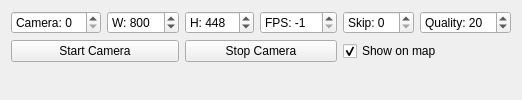
       <widget class="QWidget" name="tab_7">
        <attribute name="icon">
         <iconset resource="resources.qrc">
          <normaloff>:/models/Icons/Google Images-96.png</normaloff>:/models/Icons/Google Images-96.png</iconset>
        </attribute>
        <attribute name="title">
         <string/>
        </attribute>
        <attribute name="toolTip">
         <string>Video Stream</string>
        </attribute>
        <layout class="QVBoxLayout" name="verticalLayout_11">
         <item>
          <layout class="QGridLayout" name="gridLayout_2">
           <item row="0" column="0">
            <widget class="QSpinBox" name="camCamBox">
             <property name="toolTip">
              <string>Camera to use, in case multiple cameras are present.</string>
             </property>
             <property name="prefix">
              <string>Camera: </string>
             </property>
            </widget>
           </item>
           <item row="0" column="1">
            <widget class="QSpinBox" name="camWidthBox">
             <property name="toolTip">
              <string>Width, -1 for default value</string>
             </property>
             <property name="prefix">
              <string>W: </string>
             </property>
             <property name="minimum">
              <number>-1</number>
             </property>
             <property name="maximum">
              <number>3000</number>
             </property>
             <property name="singleStep">
              <number>8</number>
             </property>
             <property name="value">
              <number>800</number>
             </property>
            </widget>
           </item>
           <item row="0" column="2">
            <widget class="QSpinBox" name="camHeightBox">
             <property name="toolTip">
              <string>Height, -1 for default value</string>
             </property>
             <property name="prefix">
              <string>H: </string>
             </property>
             <property name="minimum">
              <number>-1</number>
             </property>
             <property name="maximum">
              <number>3000</number>
             </property>
             <property name="singleStep">
              <number>8</number>
             </property>
             <property name="value">
              <number>448</number>
             </property>
            </widget>
           </item>
           <item row="0" column="3">
            <widget class="QSpinBox" name="camFpsBox">
             <property name="toolTip">
              <string>Framerate, -1 for default value</string>
             </property>
             <property name="prefix">
              <string>FPS: </string>
             </property>
             <property name="minimum">
              <number>-1</number>
             </property>
             <property name="maximum">
              <number>999</number>
             </property>
             <property name="value">
              <number>-1</number>
             </property>
            </widget>
           </item>
           <item row="0" column="4">
            <widget class="QSpinBox" name="camSkipBox">
             <property name="toolTip">
              <string>Skip frames this often (divide FPS by this number). Useful for cameras that don't support low framerates.</string>
             </property>
             <property name="prefix">
              <string>Skip: </string>
             </property>
             <property name="value">
              <number>0</number>
             </property>
            </widget>
           </item>
           <item row="0" column="5">
            <widget class="QSpinBox" name="camQualityBox">
             <property name="toolTip">
              <string>&lt;html&gt;&lt;head/&gt;&lt;body&gt;&lt;p&gt;JPEG compression quality, range 0 to 100, -1 for default value. Lower values decrease the bandwidth at the expense of image quality.&lt;/p&gt;&lt;/body&gt;&lt;/html&gt;</string>
             </property>
             <property name="prefix">
              <string>Quality: </string>
             </property>
             <property name="minimum">
              <number>-1</number>
             </property>
             <property name="maximum">
              <number>100</number>
             </property>
             <property name="value">
              <number>20</number>
             </property>
            </widget>
           </item>
           <item row="1" column="0" colspan="2">
            <widget class="QPushButton" name="camStartButton">
             <property name="text">
              <string>Start Camera</string>
             </property>
            </widget>
           </item>
           <item row="1" column="2" colspan="2">
            <widget class="QPushButton" name="camStopButton">
             <property name="text">
              <string>Stop Camera</string>
             </property>
            </widget>
           </item>
           <item row="1" column="4" colspan="2">
            <widget class="QCheckBox" name="camShowMapBox">
             <property name="text">
              <string>Show on map</string>
             </property>
             <property name="checked">
              <bool>true</bool>
             </property>
            </widget>
           </item>
          </layout>
         </item>
         <item>
          <widget class="ImageWidget" name="camWidget" native="true">
           <property name="sizePolicy">
            <sizepolicy hsizetype="Preferred" vsizetype="MinimumExpanding">
             <horstretch>0</horstretch>
             <verstretch>0</verstretch>
            </sizepolicy>
           </property>
          </widget>
         </item>
         <item>
          <widget class="QLabel" name="camInfoLabel">
           <property name="text">
            <string/>
           </property>
          </widget>
         </item>
        </layout>
       </widget>
